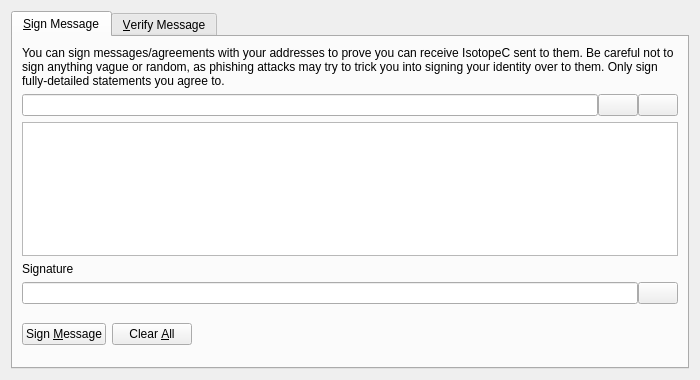
<?xml version="1.0" encoding="UTF-8"?>
<ui version="4.0">
 <class>SignVerifyMessageDialog</class>
 <widget class="QDialog" name="SignVerifyMessageDialog">
  <property name="geometry">
   <rect>
    <x>0</x>
    <y>0</y>
    <width>700</width>
    <height>380</height>
   </rect>
  </property>
  <property name="windowTitle">
   <string>Signatures - Sign / Verify a Message</string>
  </property>
  <property name="modal">
   <bool>true</bool>
  </property>
  <layout class="QVBoxLayout" name="verticalLayout">
   <item>
    <widget class="QTabWidget" name="tabWidget">
     <property name="currentIndex">
      <number>0</number>
     </property>
     <widget class="QWidget" name="tabSignMessage">
      <attribute name="title">
       <string>&amp;Sign Message</string>
      </attribute>
      <layout class="QVBoxLayout" name="verticalLayout_SM">
       <item>
        <widget class="QLabel" name="infoLabel_SM">
         <property name="text">
          <string>You can sign messages/agreements with your addresses to prove you can receive IsotopeC sent to them. Be careful not to sign anything vague or random, as phishing attacks may try to trick you into signing your identity over to them. Only sign fully-detailed statements you agree to.</string>
         </property>
         <property name="textFormat">
          <enum>Qt::PlainText</enum>
         </property>
         <property name="wordWrap">
          <bool>true</bool>
         </property>
        </widget>
       </item>
       <item>
        <layout class="QHBoxLayout" name="horizontalLayout_1_SM">
         <property name="spacing">
          <number>0</number>
         </property>
         <item>
          <widget class="QValidatedLineEdit" name="addressIn_SM">
           <property name="toolTip">
            <string>The IsotopeC address to sign the message with</string>
           </property>
          </widget>
         </item>
         <item>
          <widget class="QPushButton" name="addressBookButton_SM">
           <property name="toolTip">
            <string>Choose previously used address</string>
           </property>
           <property name="text">
            <string/>
           </property>
           <property name="icon">
            <iconset resource="../bitcoin.qrc">
             <normaloff>:/icons/address-book</normaloff>:/icons/address-book</iconset>
           </property>
           <property name="shortcut">
            <string>Alt+A</string>
           </property>
           <property name="autoDefault">
            <bool>false</bool>
           </property>
          </widget>
         </item>
         <item>
          <widget class="QPushButton" name="pasteButton_SM">
           <property name="toolTip">
            <string>Paste address from clipboard</string>
           </property>
           <property name="text">
            <string/>
           </property>
           <property name="icon">
            <iconset resource="../bitcoin.qrc">
             <normaloff>:/icons/editpaste</normaloff>:/icons/editpaste</iconset>
           </property>
           <property name="shortcut">
            <string>Alt+P</string>
           </property>
           <property name="autoDefault">
            <bool>false</bool>
           </property>
          </widget>
         </item>
        </layout>
       </item>
       <item>
        <widget class="QPlainTextEdit" name="messageIn_SM">
         <property name="toolTip">
          <string>Enter the message you want to sign here</string>
         </property>
        </widget>
       </item>
       <item>
        <widget class="QLabel" name="signatureLabel_SM">
         <property name="text">
          <string>Signature</string>
         </property>
         <property name="textFormat">
          <enum>Qt::PlainText</enum>
         </property>
        </widget>
       </item>
       <item>
        <layout class="QHBoxLayout" name="horizontalLayout_2_SM">
         <property name="spacing">
          <number>0</number>
         </property>
         <item>
          <widget class="QLineEdit" name="signatureOut_SM">
           <property name="font">
            <font>
             <italic>true</italic>
            </font>
           </property>
           <property name="readOnly">
            <bool>true</bool>
           </property>
          </widget>
         </item>
         <item>
          <widget class="QPushButton" name="copySignatureButton_SM">
           <property name="toolTip">
            <string>Copy the current signature to the system clipboard</string>
           </property>
           <property name="text">
            <string/>
           </property>
           <property name="icon">
            <iconset resource="../bitcoin.qrc">
             <normaloff>:/icons/editcopy</normaloff>:/icons/editcopy</iconset>
           </property>
           <property name="autoDefault">
            <bool>false</bool>
           </property>
          </widget>
         </item>
        </layout>
       </item>
       <item>
        <layout class="QHBoxLayout" name="horizontalLayout_3_SM">
         <item>
          <widget class="QPushButton" name="signMessageButton_SM">
           <property name="toolTip">
            <string>Sign the message to prove you own this IsotopeC address</string>
           </property>
           <property name="text">
            <string>Sign &amp;Message</string>
           </property>
           <property name="icon">
            <iconset resource="../bitcoin.qrc">
             <normaloff>:/icons/edit</normaloff>:/icons/edit</iconset>
           </property>
           <property name="autoDefault">
            <bool>false</bool>
           </property>
          </widget>
         </item>
         <item>
          <widget class="QPushButton" name="clearButton_SM">
           <property name="toolTip">
            <string>Reset all sign message fields</string>
           </property>
           <property name="text">
            <string>Clear &amp;All</string>
           </property>
           <property name="icon">
            <iconset resource="../bitcoin.qrc">
             <normaloff>:/icons/remove</normaloff>:/icons/remove</iconset>
           </property>
           <property name="autoDefault">
            <bool>false</bool>
           </property>
          </widget>
         </item>
         <item>
          <spacer name="horizontalSpacer_1_SM">
           <property name="orientation">
            <enum>Qt::Horizontal</enum>
           </property>
           <property name="sizeHint" stdset="0">
            <size>
             <width>40</width>
             <height>48</height>
            </size>
           </property>
          </spacer>
         </item>
         <item>
          <widget class="QLabel" name="statusLabel_SM">
           <property name="font">
            <font>
             <weight>75</weight>
             <bold>true</bold>
            </font>
           </property>
           <property name="text">
            <string/>
           </property>
           <property name="wordWrap">
            <bool>true</bool>
           </property>
          </widget>
         </item>
         <item>
          <spacer name="horizontalSpacer_2_SM">
           <property name="orientation">
            <enum>Qt::Horizontal</enum>
           </property>
           <property name="sizeHint" stdset="0">
            <size>
             <width>40</width>
             <height>48</height>
            </size>
           </property>
          </spacer>
         </item>
        </layout>
       </item>
      </layout>
     </widget>
     <widget class="QWidget" name="tabVerifyMessage">
      <attribute name="title">
       <string>&amp;Verify Message</string>
      </attribute>
      <layout class="QVBoxLayout" name="verticalLayout_VM">
       <item>
        <widget class="QLabel" name="infoLabel_VM">
         <property name="text">
          <string>Enter the receiver's address, message (ensure you copy line breaks, spaces, tabs, etc. exactly) and signature below to verify the message. Be careful not to read more into the signature than what is in the signed message itself, to avoid being tricked by a man-in-the-middle attack. Note that this only proves the signing party receives with the address, it cannot prove sendership of any transaction!</string>
         </property>
         <property name="textFormat">
          <enum>Qt::PlainText</enum>
         </property>
         <property name="alignment">
          <set>Qt::AlignLeading|Qt::AlignLeft|Qt::AlignTop</set>
         </property>
         <property name="wordWrap">
          <bool>true</bool>
         </property>
        </widget>
       </item>
       <item>
        <layout class="QHBoxLayout" name="horizontalLayout_1_VM">
         <property name="spacing">
          <number>0</number>
         </property>
         <item>
          <widget class="QValidatedLineEdit" name="addressIn_VM">
           <property name="toolTip">
            <string>The IsotopeC address the message was signed with</string>
           </property>
          </widget>
         </item>
         <item>
          <widget class="QPushButton" name="addressBookButton_VM">
           <property name="toolTip">
            <string>Choose previously used address</string>
           </property>
           <property name="text">
            <string/>
           </property>
           <property name="icon">
            <iconset resource="../bitcoin.qrc">
             <normaloff>:/icons/address-book</normaloff>:/icons/address-book</iconset>
           </property>
           <property name="shortcut">
            <string>Alt+A</string>
           </property>
           <property name="autoDefault">
            <bool>false</bool>
           </property>
          </widget>
         </item>
        </layout>
       </item>
       <item>
        <widget class="QPlainTextEdit" name="messageIn_VM"/>
       </item>
       <item>
        <widget class="QValidatedLineEdit" name="signatureIn_VM"/>
       </item>
       <item>
        <layout class="QHBoxLayout" name="horizontalLayout_2_VM">
         <item>
          <widget class="QPushButton" name="verifyMessageButton_VM">
           <property name="toolTip">
            <string>Verify the message to ensure it was signed with the specified IsotopeC address</string>
           </property>
           <property name="text">
            <string>Verify &amp;Message</string>
           </property>
           <property name="icon">
            <iconset resource="../bitcoin.qrc">
             <normaloff>:/icons/transaction_0</normaloff>:/icons/transaction_0</iconset>
           </property>
           <property name="autoDefault">
            <bool>false</bool>
           </property>
          </widget>
         </item>
         <item>
          <widget class="QPushButton" name="clearButton_VM">
           <property name="toolTip">
            <string>Reset all verify message fields</string>
           </property>
           <property name="text">
            <string>Clear &amp;All</string>
           </property>
           <property name="icon">
            <iconset resource="../bitcoin.qrc">
             <normaloff>:/icons/remove</normaloff>:/icons/remove</iconset>
           </property>
           <property name="autoDefault">
            <bool>false</bool>
           </property>
          </widget>
         </item>
         <item>
          <spacer name="horizontalSpacer_1_VM">
           <property name="orientation">
            <enum>Qt::Horizontal</enum>
           </property>
           <property name="sizeHint" stdset="0">
            <size>
             <width>40</width>
             <height>48</height>
            </size>
           </property>
          </spacer>
         </item>
         <item>
          <widget class="QLabel" name="statusLabel_VM">
           <property name="font">
            <font>
             <weight>75</weight>
             <bold>true</bold>
            </font>
           </property>
           <property name="text">
            <string/>
           </property>
           <property name="wordWrap">
            <bool>true</bool>
           </property>
          </widget>
         </item>
         <item>
          <spacer name="horizontalSpacer_2_VM">
           <property name="orientation">
            <enum>Qt::Horizontal</enum>
           </property>
           <property name="sizeHint" stdset="0">
            <size>
             <width>40</width>
             <height>48</height>
            </size>
           </property>
          </spacer>
         </item>
        </layout>
       </item>
      </layout>
     </widget>
    </widget>
   </item>
  </layout>
 </widget>
 <customwidgets>
  <customwidget>
   <class>QValidatedLineEdit</class>
   <extends>QLineEdit</extends>
   <header>qvalidatedlineedit.h</header>
  </customwidget>
 </customwidgets>
 <resources>
  <include location="../bitcoin.qrc"/>
 </resources>
 <connections/>
</ui>
